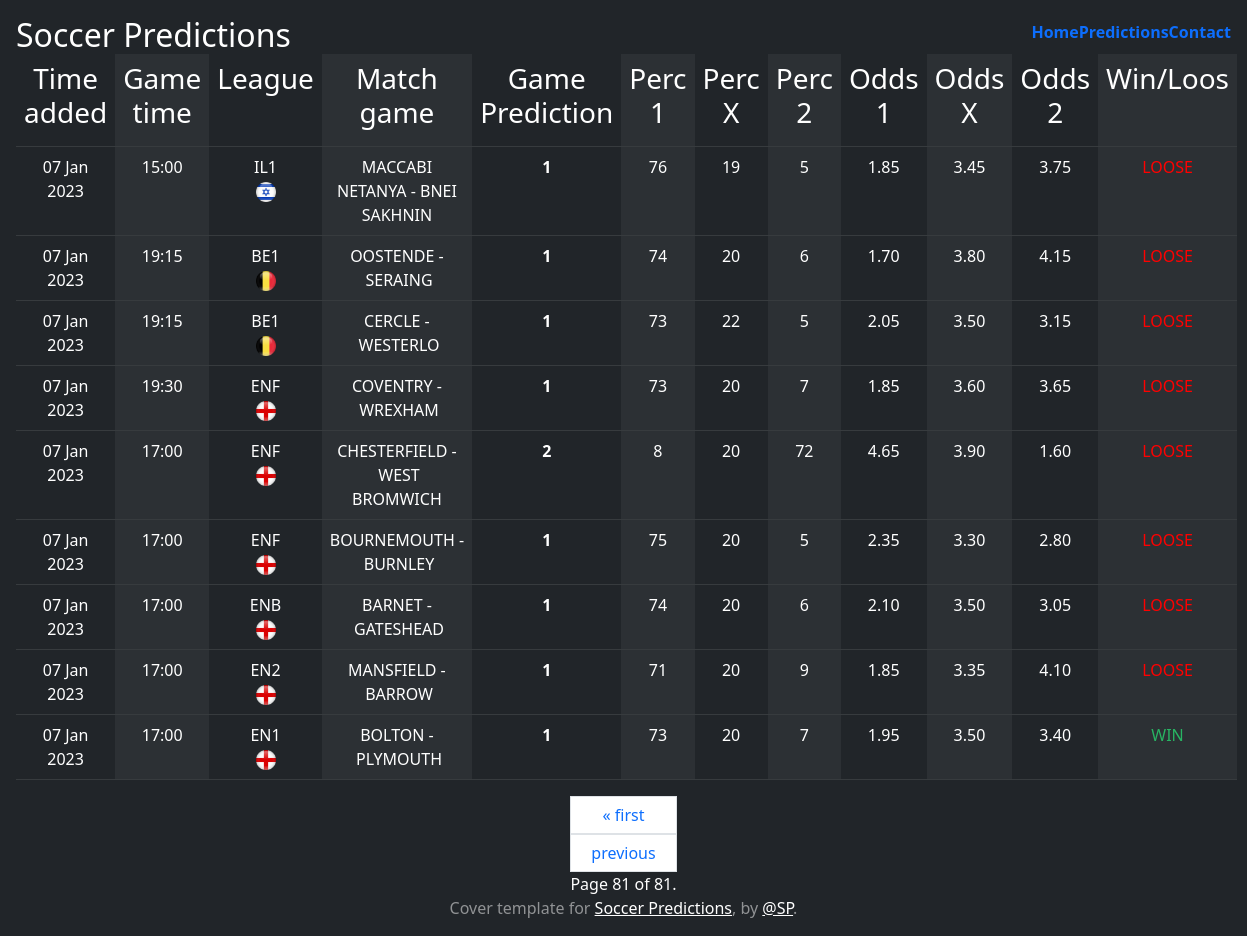
The page /predictions/?page=81 on the database its author committed.
### soccer_prediction/predictions/models.py (models this page shows)
class MatchGamePrediction(models.Model):
    league = models.CharField(max_length=10)
    time = models.CharField(max_length=10)
    match_game = models.CharField(max_length=30)
    prediction_for_1 = models.PositiveIntegerField()
    prediction_for_x = models.PositiveIntegerField()
    prediction_for_2 = models.PositiveIntegerField()
    general_prediction = models.CharField(max_length=10)
    odds_1 = models.CharField(max_length=10)
    odds_X = models.CharField(max_length=10)
    odds_2 = models.CharField(max_length=10)
    general_prediction_and_outcome = models.CharField(max_length=10, default="UNKNOWN")
    time_added = models.DateTimeField(auto_now_add=True)
    class Meta:
        ordering = ["-time_added", "time", ]

### soccer_prediction/predictions/views.py (the view)
# urls.py: path('predictions/', PredictionsListView.as_view(), name='predictions'),
class PredictionsListView(ListView):
    paginate_by = 10
    model = MatchGamePrediction
    template_name = 'predictions.html'
    def get_paginated_matches(self):
        page = self.request.GET.get('page', 1)
        now = timezone.now()
        match_game_prediction = MatchGamePrediction.objects.all()
        paginator = Paginator(match_game_prediction, self.paginate_by)
        return paginator.get_page(page)
    def get_context_data(self, **kwargs):
        context = super().get_context_data(**kwargs)
        context['match_game_prediction'] = self.get_paginated_matches()
        return context

### templates/predictions.html (shortened to what this page needs)
{% extends 'base.html' %}
{% load static %}
{% block page_content %}
    {% load tz %}
    <body>
    <table class="table table-dark table-striped-columns">
        <tr>
            <td><h3>Time added</h3></td>
            <td><h3>Game time</h3></td>
            <td><h3>League</h3></td>
            <td><h3>Match game</h3></td>
            <td><h3>Game Prediction</h3></td>
            <td><h3>Perc 1</h3></td>
            <td><h3>Perc X</h3></td>
            <td><h3>Perc 2</h3></td>
            <td><h3>Odds 1</h3></td>
            <td><h3>Odds X</h3></td>
            <td><h3>Odds 2</h3></td>
            <td><h3>Win/Loos</h3></td>
        </tr>
        {% for game in match_game_prediction %}
            <tr>
            <td>{{ game.time_added|date:"d M Y" }}</td>
            <td>{{ game.time }}</td>
            <td>{{ game.league }}<br>
                {% if game.league == "ECL" %}
                    <img class="flag" src={% static 'img/ECL.png' %} width="20px" height="20px" alt="flag">
                {% elif game.league == "ECO" %}
                    <img class="flag" src={% static 'img/ECO.png' %} width="20px" height="20px" alt="flag">
                {% elif game.league == "EEL" %}
                    <img class="flag" src={% static 'img/EEL.png' %} width="20px" height="20px" alt="flag">
                {% elif game.league == "ENL" or game.league == "ENP" or game.league == "ENF" or game.league == "ENB" or game.league == "ENC" or game.league == "EN1" or game.league == "EN2" %}
                    <div class="flag-wrapper">
                        <img class="flag" src={% static 'img/eng_flag.png' %} width="20px" height="20px" alt="flag">
                    </div>
                {% elif game.league == "ES1" or game.league == "ES2" or game.league == "ESC" or game.league == "ESS" %}
                    <img src={% static 'img/spain_flag.png' %} width="20" height="20" alt="flag">
                {% elif game.league == "PT1" or game.league == "PT2" or game.league == "PTC" %}
                    <img src={% static 'img/portugal_flag.png' %} width="20" height="20" alt="flag">
                {% elif game.league == "IT1" or game.league == "IT2" or game.league == "ITC" %}
                    <img src={% static 'img/italy_flag.png' %} width="20" height="20" alt="flag">
                {% elif game.league == "NL1" or game.league == "NL2" or game.league == "NLC" %}
                    <img src={% static 'img/netherland_flag.png' %} width="20" height="20" alt="flag">
                {% elif game.league == "BE1" or game.league == "BE2" or game.league == "BEC" %}
                    <img src={% static 'img/belgium_flag.png' %} width="20" height="20" alt="flag">
                {% elif game.league == "FR1" or game.league == "FR2" or game.league == "FRC" %}
                    <img src={% static 'img/france_flag.png' %} width="20" height="20" alt="flag">
                {% elif game.league == "IL1" or game.league == "IL2" or game.league == "ILC" %}
                    <img src={% static 'img/israel_flag.png' %} width="20" height="20" alt="flag">
                {% elif game.league == "GR1" or game.league == "GR2" or game.league == "GRC" %}
                    <img src={% static 'img/greece_flag.png' %} width="20" height="20" alt="flag">
                {% elif game.league == "MX1" or game.league == "MX2" or game.league == "MXC" %}
                    <img src={% static 'img/mexico_flag.png' %} width="20" height="20" alt="flag">
                {% elif game.league == "TR1" or game.league == "TR2" or game.league == "TRC" %}
                    <img src={% static 'img/turkey_flag.png' %} width="20" height="20" alt="flag">
                {% elif game.league == "SCL" or game.league == "SCP" or game.league == "SCF" or game.league == "SCB" or game.league == "SCC" or game.league == "SC1" or game.league == "SC2" %}
                    <img src={% static 'img/scotland_flag.png' %} width="20" height="20" alt="flag">
                {% elif game.league == "CYC" or game.league == "CY1" or game.league == "CY2" %}
                    <img src={% static 'img/cyprus_flag.png' %} width="20" height="20" alt="flag">
                {% elif game.league == "ZAC" or game.league == "ZA1" or game.league == "ZA2" %}
                    <img src={% static 'img/rsa_flag.png' %} width="20" height="20" alt="flag">
                {% elif game.league == "CHC" or game.league == "CH1" or game.league == "CH2" %}
                    <img src={% static 'img/switzerland_flag.png' %} width="20" height="20" alt="flag">
                {% elif game.league == "DEC" or game.league == "DE1" or game.league == "DE2" %}
                    <img src={% static 'img/germany_flag.png' %} width="20" height="20" alt="flag">
                {% elif game.league == "ROC" or game.league == "RO1" or game.league == "RO2" %}
                    <img src={% static 'img/romania_flag.png' %} width="20" height="20" alt="flag">
                {% elif game.league == "CLC" or game.league == "CL1" or game.league == "CL2" %}
                    <img src={% static 'img/chili_flag.png' %} width="20" height="20" alt="flag">
                {% elif game.league == "THC" or game.league == "TH1" or game.league == "TH2" %}
                    <img src={% static 'img/thailand_flag.png' %} width="20" height="20" alt="flag">
                {% elif game.league == "HUC" or game.league == "HU1" or game.league == "HU2" %}
                    <img src={% static 'img/hungary_flag.png' %} width="20" height="20" alt="flag">
                {% elif game.league == "ARC" or game.league == "AR1" or game.league == "AR2" %}
                    <img src={% static 'img/argentina_flag.png' %} width="20" height="20" alt="flag">
                {% elif game.league == "COC" or game.league == "CO1" or game.league == "CO2" %}
                    <img src={% static 'img/columbia_flag.png' %} width="20" height="20" alt="flag">
                {% elif game.league == "HRC" or game.league == "HR1" or game.league == "HR2" %}
                    <img src={% static 'img/croatia2_flag.png' %} width="20" height="20" alt="flag">
                {% elif game.league == "PLC" or game.league == "PL1" or game.league == "PL2" %}
                    <img src={% static 'img/poland_flag.png' %} width="20" height="20" alt="flag">
                {% elif game.league == "CZC" or game.league == "CZ1" or game.league == "CZ2" %}
                    <img src={% static 'img/czech_flag.png' %} width="20" height="20" alt="flag">
                {% elif game.league == "ATC" or game.league == "АТ1" or game.league == "АТ2" %}
                    <img src={% static 'img/austria_flag.png' %} width="20" height="20" alt="flag">
                {% elif game.league == "UYC" or game.league == "UY1" or game.league == "UY2" %}
                    <img src={% static 'img/uruguay_flag.png' %} width="20" height="20" alt="flag">
                {% elif game.league == "RSC" or game.league == "RS1" or game.league == "RS2" %}
                    <img src={% static 'img/serbia_flag.png' %} width="20" height="20" alt="flag">
                {% elif game.league == "BGC" or game.league == "BG1" or game.league == "BG2" %}
                    <img src={% static 'img/bulgaria_flag.png' %} width="20" height="20" alt="flag">
                {% elif game.league == "SKC" or game.league == "SK1" or game.league == "SK2" %}
                    <img src={% static 'img/slovakia_flag.png' %} width="20" height="20" alt="flag">
                {% elif game.league == "SIC" or game.league == "SI1" or game.league == "SI2" %}
                    <img src={% static 'img/slovenia_flag.png' %} width="20" height="20" alt="flag">
                {% elif game.league == "SEC" or game.league == "SE1" or game.league == "SE2" %}
                    <img src={% static 'img/sweden_flag.png' %} width="20" height="20" alt="flag">
                {% elif game.league == "DKC" or game.league == "DK1" or game.league == "DK2" %}
                    <img src={% static 'img/denmark_flag.png' %} width="20" height="20" alt="flag">
                {% elif game.league == "ATC" or game.league == "AT1" or game.league == "AT2" %}
                    <img src={% static 'img/austria_flag.png' %} width="20" height="20" alt="flag">
                {% elif game.league == "RUC" or game.league == "RU1" or game.league == "RU2" %}
                    <img src={% static 'img/russia_flag.png' %} width="20" height="20" alt="flag">
                {% elif game.league == "USC" or game.league == "US1" or game.league == "US2" %}
                    <img src={% static 'img/usa_flag.png' %} width="20" height="20" alt="flag">
                {% elif game.league == "IEC" or game.league == "IE1" or game.league == "IE2" %}
                    <img src={% static 'img/ireland_flag.png' %} width="20" height="20" alt="flag">
                {% elif game.league == "JPC" or game.league == "JP1" or game.league == "JP2" %}
                    <img src={% static 'img/japan_flag.png' %} width="20" height="20" alt="flag">
                {% elif game.league == "BAC" or game.league == "BA1" or game.league == "BA2" %}
                    <img src={% static 'img/bosnia_flag.png' %} width="20" height="20" alt="flag">
                {% elif game.league == "KZC" or game.league == "KZ1" or game.league == "KZ2" %}
                    <img src={% static 'img/kazahstan_flag.png' %} width="20" height="20" alt="flag">
                {% elif game.league == "AZC" or game.league == "AZ1" or game.league == "AZ2" %}
                    <img src={% static 'img/azerbaijan_flag.png' %} width="20" height="20" alt="flag">
                    {% elif game.league == "NOC" or game.league == "NO1" or game.league == "NO2" %}
                    <img src={% static 'img/norway_flag.png' %} width="20" height="20" alt="flag">
                {% else %}
                    <img src={% static 'img/football_flag.png' %} width="20" height="20" alt="flag">
                {% endif %}
            </td>
            <td>{{ game.match_game }}</td>
            <td><b>{{ game.general_prediction }}</b></td>
            <td>{{ game.prediction_for_1 }}</td>
            <td>{{ game.prediction_for_x }}</td>
            <td>{{ game.prediction_for_2 }}</td>
            <td>{{ game.odds_1|floatformat:2 }}</td>
            <td>{{ game.odds_X|floatformat:2 }}</td>
            <td>{{ game.odds_2|floatformat:2 }}</td>
            <td>
                {% if game.general_prediction_and_outcome == "WIN" %}
                    <p style="color:#28B463">WIN</p>
                {% elif game.general_prediction_and_outcome == "LOOSE" %}
                    <p style="color:#FF0000">LOOSE</p>
                {% elif game.general_prediction_and_outcome == "UNKNOWN" %}
                    <p style="color:#CCD1D1">UNKNOWN</p>
                {% endif %}
            </td>
        {% endfor %}
        </tr>
    </table>
    <nav aria-label="Page navigation example">
        <div class="pagination justify-content-center">
    <span>
        {% if match_game_prediction.has_previous %}
            <a class="page-link" href="?page=1">&laquo; first</a>
            <a class="page-link" href="?page={{ match_game_prediction.previous_page_number }}">previous</a>
        {% endif %}
        <span class="page-item">
            Page {{ match_game_prediction.number }} of {{ match_game_prediction.paginator.num_pages }}.
        </span>
    </span>
        </div>
    </nav>
    </body>
{% endblock %}

### rows shown on the page
MatchGamePrediction: time_added "07 Jan 2023", time "15:00", league "IL1", match_game "MACCABI NETANYA - BNEI SAKHNIN", general_prediction "1", prediction_for_1 "76", prediction_for_x "19", prediction_for_2 "5", odds_1 "1.85", odds_X "3.45", odds_2 "3.75", general_prediction_and_outcome "LOOSE"
MatchGamePrediction: time_added "07 Jan 2023", time "19:15", league "BE1", match_game "OOSTENDE - SERAING", general_prediction "1", prediction_for_1 "74", prediction_for_x "20", prediction_for_2 "6", odds_1 "1.70", odds_X "3.80", odds_2 "4.15", general_prediction_and_outcome "LOOSE"
MatchGamePrediction: time_added "07 Jan 2023", time "19:15", league "BE1", match_game "CERCLE - WESTERLO", general_prediction "1", prediction_for_1 "73", prediction_for_x "22", prediction_for_2 "5", odds_1 "2.05", odds_X "3.50", odds_2 "3.15", general_prediction_and_outcome "LOOSE"
MatchGamePrediction: time_added "07 Jan 2023", time "19:30", league "ENF", match_game "COVENTRY - WREXHAM", general_prediction "1", prediction_for_1 "73", prediction_for_x "20", prediction_for_2 "7", odds_1 "1.85", odds_X "3.60", odds_2 "3.65", general_prediction_and_outcome "LOOSE"
MatchGamePrediction: time_added "07 Jan 2023", time "17:00", league "ENF", match_game "CHESTERFIELD - WEST BROMWICH", general_prediction "2", prediction_for_1 "8", prediction_for_x "20", prediction_for_2 "72", odds_1 "4.65", odds_X "3.90", odds_2 "1.60", general_prediction_and_outcome "LOOSE"
MatchGamePrediction: time_added "07 Jan 2023", time "17:00", league "ENF", match_game "BOURNEMOUTH - BURNLEY", general_prediction "1", prediction_for_1 "75", prediction_for_x "20", prediction_for_2 "5", odds_1 "2.35", odds_X "3.30", odds_2 "2.80", general_prediction_and_outcome "LOOSE"
MatchGamePrediction: time_added "07 Jan 2023", time "17:00", league "ENB", match_game "BARNET - GATESHEAD", general_prediction "1", prediction_for_1 "74", prediction_for_x "20", prediction_for_2 "6", odds_1 "2.10", odds_X "3.50", odds_2 "3.05", general_prediction_and_outcome "LOOSE"
MatchGamePrediction: time_added "07 Jan 2023", time "17:00", league "EN2", match_game "MANSFIELD - BARROW", general_prediction "1", prediction_for_1 "71", prediction_for_x "20", prediction_for_2 "9", odds_1 "1.85", odds_X "3.35", odds_2 "4.10", general_prediction_and_outcome "LOOSE"
MatchGamePrediction: time_added "07 Jan 2023", time "17:00", league "EN1", match_game "BOLTON - PLYMOUTH", general_prediction "1", prediction_for_1 "73", prediction_for_x "20", prediction_for_2 "7", odds_1 "1.95", odds_X "3.50", odds_2 "3.40", general_prediction_and_outcome "WIN"

### other values the page prints
{{ match_game_prediction.number }} "81"
{{ match_game_prediction.paginator.num_pages }} "81"
